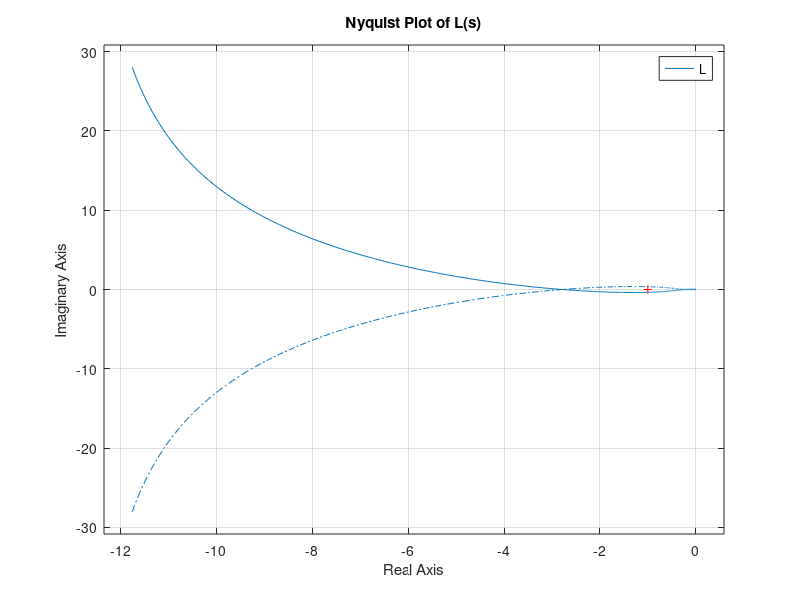
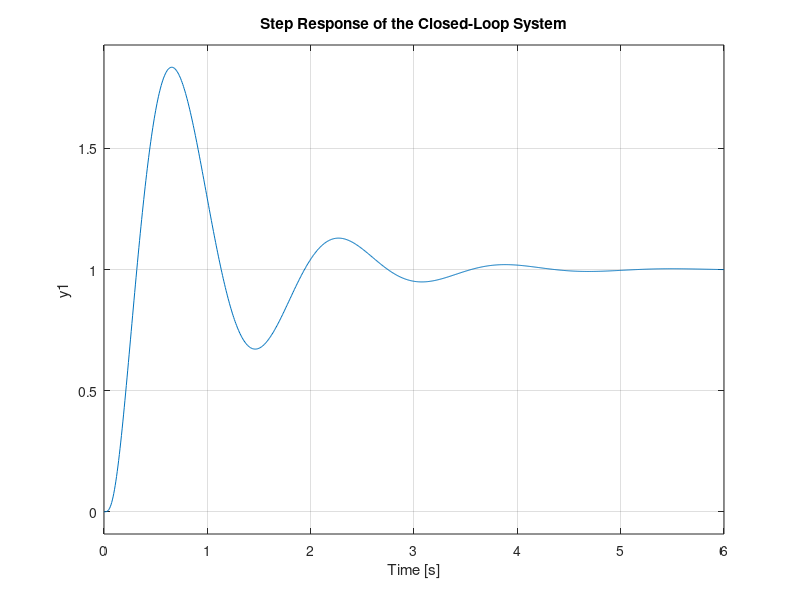

The MATLAB source for these figures, in order:
clc;
close all;

numerator = 10 * [0.4, 1];
denominator = conv([1, 0], conv([1, -1], conv([0.02, 1], [0.002, 0.09, 1])));
L = tf(numerator, denominator);

figure;
nyquist(L);
title('Nyquist Plot of L(s)');

T = feedback(L, 1);

figure;
step(T);
title('Step Response of the Closed-Loop System');
